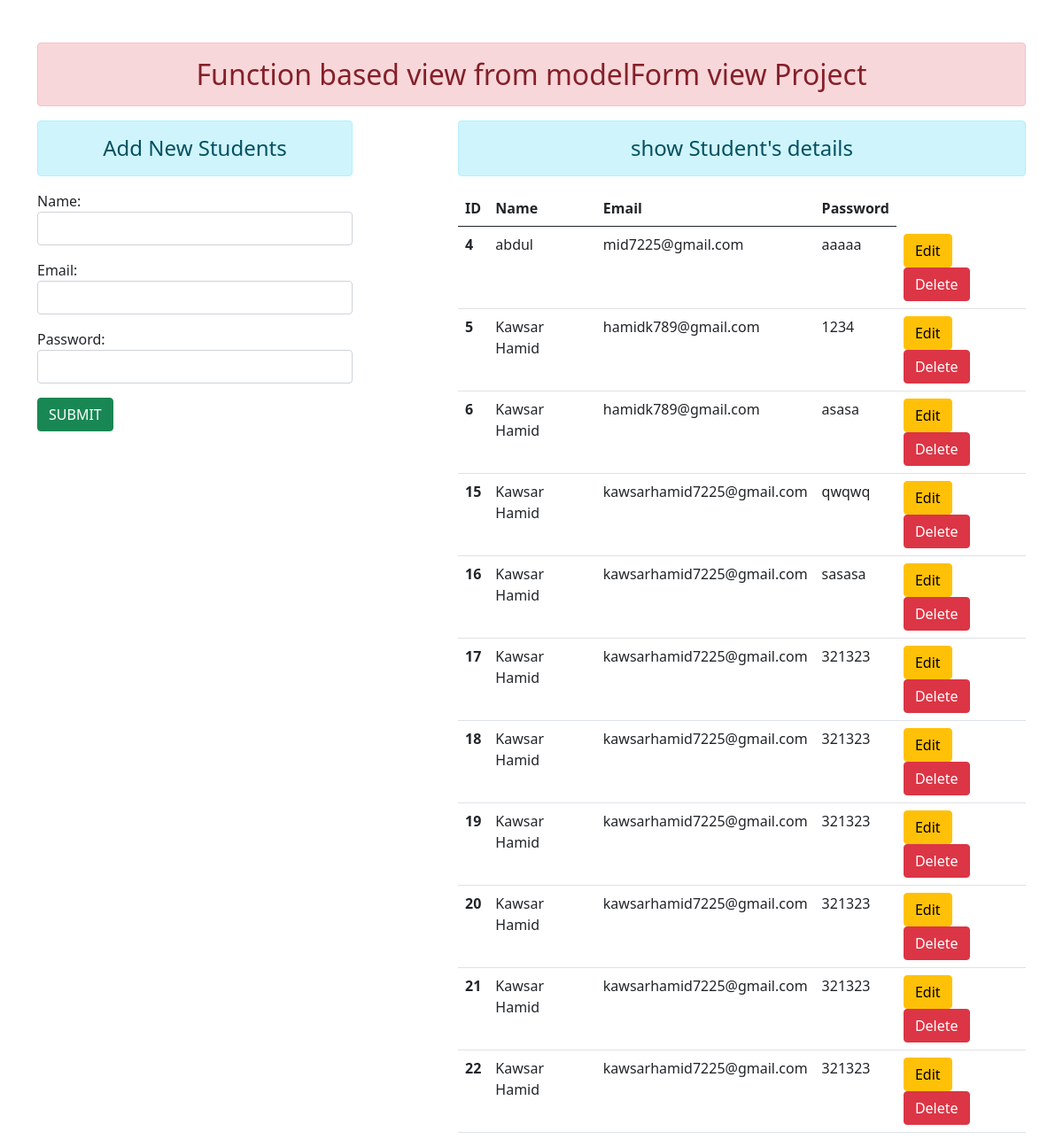
/crud/, run on the app's committed database.
### crud/models.py (models this page shows)
class User(models.Model):
    name=models.CharField(max_length=70)
    email=models.CharField(max_length=100)
    password=models.CharField(max_length=100)

### crud/views.py (the view)
# urls.py: 2. Add a URL to urlpatterns:  path('', views.home, name='home')
def home(request):
    if request.method=='POST':
        fm=StudentRegistration(request.POST)
        if fm.is_valid():
            nm=fm.cleaned_data['name']
            em=fm.cleaned_data['email']
            pw=fm.cleaned_data['password']
            reg=User(name=nm,email=em,password=pw)
            reg.save()
            fm=StudentRegistration()
    else:
        fm=StudentRegistration()
    stud=User.objects.all()
    return render(request,"crud/addandshow.html",{'form':fm,'stu':stud})

### crud/forms.py
class StudentRegistration(forms.ModelForm):
    class Meta:
        model=User
        fields=['name','email','password']
        widgets={
            'name':forms.TextInput(attrs={'class':'form-control'}),
            'email':forms.EmailInput(attrs={'class':'form-control'}),
            'password':forms.PasswordInput( render_value=True, attrs={'class':'form-control'}),
        }

### templates/crud/addandshow.html (shortened to what this page needs)
{% extends 'crud/base.html'%}
{% load static %}
{% block content %}
<div class="row">
    <div class="col-sm-4">
        <h4 class="text-center alert alert-info">Add New Students</h4>
        <form action="" method="post">
            {{form.as_p}}
            <input type="submit" class="btn btn-success" value="SUBMIT">
        </form>
    </div>
    <div class="col-sm-7 offset-1">
        <h4 class="text-center alert alert-info">
            show Student's details
        </h4>
        {% if stu %}
        <table class="table table-hover">
            <thead>
              <tr>
                <th scope="col">ID</th>
                <th scope="col">Name</th>
                <th scope="col">Email</th>
                <th scope="col">Password</th>
              </tr>
            </thead>
            <tbody>
                {% for st in stu %}
              <tr>
                <th scope="row">{{st.id}}</th>
                <td>{{st.name}}</td>
                <td>{{st.email}}</td>
                <td>{{st.password}}</td>
                <td>
                    <form action="{% url 'updatedata' st.id %}" class="d-inline" method="post">
                        <input type="submit" class="btn btn-warning" value="Edit">
                    </form>
                    <form action="{% url 'detetedata' st.id %}" class="d-inline" method="post">
                        <input type="submit" class="btn btn-danger" value="Delete">
                    </form>
                </td>
              </tr>
              {% endfor %}
            </tbody>
          </table>
        {% else %}
            <h4 class="text-center alert alert-warning">No data found</h4>
        {% endif %}
    </div>
</div>
{% endblock content %}

### templates/crud/base.html (shortened to what this page needs)
{% load static %}
<!DOCTYPE html>
<html lang="en">
<head>
    <link rel="stylesheet" href="{% static 'css/bootstrap.min.css'%}">
</head>
<body>
    <div class="container mt-5">
        <h2 class="text-center alert alert-danger">Function based view from modelForm view Project</h2>
        {% block content%}
        {% endblock content%}
    </div>
</body>
</html>

### data on the page
User: id "4", name "abdul", email "mid7225@gmail.com", password "aaaaa"
User: id "5", name "Kawsar Hamid", email "hamidk789@gmail.com", password "1234"
User: id "6", name "Kawsar Hamid", email "hamidk789@gmail.com", password "asasa"
User: id "15", name "Kawsar Hamid", email "kawsarhamid7225@gmail.com", password "qwqwq"
User: id "16", name "Kawsar Hamid", email "kawsarhamid7225@gmail.com", password "sasasa"
User: id "17", name "Kawsar Hamid", email "kawsarhamid7225@gmail.com", password "321323"
User: id "18", name "Kawsar Hamid", email "kawsarhamid7225@gmail.com", password "321323"
User: id "19", name "Kawsar Hamid", email "kawsarhamid7225@gmail.com", password "321323"
User: id "20", name "Kawsar Hamid", email "kawsarhamid7225@gmail.com", password "321323"
User: id "21", name "Kawsar Hamid", email "kawsarhamid7225@gmail.com", password "321323"
User: id "22", name "Kawsar Hamid", email "kawsarhamid7225@gmail.com", password "321323"
